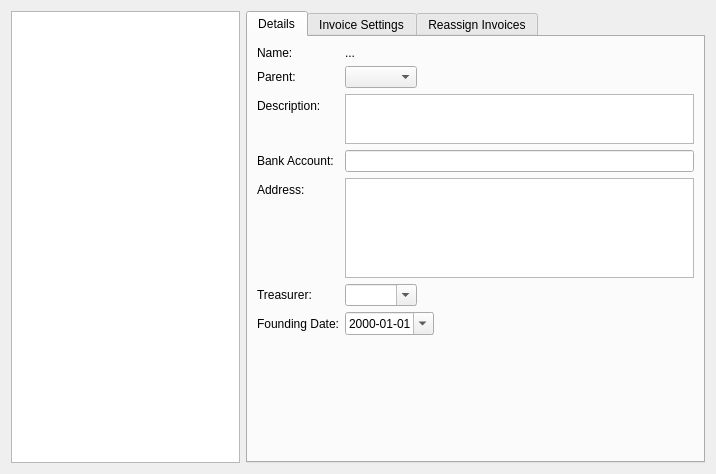
<?xml version="1.0" encoding="UTF-8"?>
<ui version="4.0">
 <class>sectionEditForm</class>
 <widget class="QWidget" name="sectionEditForm">
  <property name="geometry">
   <rect>
    <x>0</x>
    <y>0</y>
    <width>716</width>
    <height>474</height>
   </rect>
  </property>
  <property name="windowTitle">
   <string>Edit Sections</string>
  </property>
  <property name="windowIcon">
   <iconset resource="../PiTres.qrc">
    <normaloff>:/icons/resources/icons/folder_new.png</normaloff>:/icons/resources/icons/folder_new.png</iconset>
  </property>
  <layout class="QHBoxLayout" name="horizontalLayout" stretch="1,2">
   <item>
    <layout class="QVBoxLayout" name="verticalLayout_2">
     <item>
      <widget class="QListView" name="sectionList"/>
     </item>
    </layout>
   </item>
   <item>
    <layout class="QVBoxLayout" name="verticalLayout">
     <item>
      <widget class="QTabWidget" name="tabWidget">
       <property name="currentIndex">
        <number>0</number>
       </property>
       <widget class="QWidget" name="edit">
        <attribute name="title">
         <string>Details</string>
        </attribute>
        <layout class="QVBoxLayout" name="verticalLayout_3">
         <item>
          <layout class="QFormLayout" name="formLayout_2">
           <property name="fieldGrowthPolicy">
            <enum>QFormLayout::ExpandingFieldsGrow</enum>
           </property>
           <item row="0" column="0">
            <widget class="QLabel" name="label">
             <property name="text">
              <string>Name:</string>
             </property>
            </widget>
           </item>
           <item row="0" column="1">
            <widget class="QLabel" name="labelName">
             <property name="text">
              <string>...</string>
             </property>
            </widget>
           </item>
           <item row="1" column="0">
            <widget class="QLabel" name="label_2">
             <property name="text">
              <string>Parent:</string>
             </property>
            </widget>
           </item>
           <item row="1" column="1">
            <widget class="QComboBox" name="editParent"/>
           </item>
           <item row="2" column="0">
            <widget class="QLabel" name="label_4">
             <property name="text">
              <string>Description:</string>
             </property>
            </widget>
           </item>
           <item row="2" column="1">
            <widget class="QPlainTextEdit" name="editDescription">
             <property name="maximumSize">
              <size>
               <width>16777215</width>
               <height>50</height>
              </size>
             </property>
            </widget>
           </item>
           <item row="3" column="0">
            <widget class="QLabel" name="label_5">
             <property name="text">
              <string>Bank Account:</string>
             </property>
            </widget>
           </item>
           <item row="3" column="1">
            <widget class="QLineEdit" name="editBankAccountNumber"/>
           </item>
           <item row="4" column="0">
            <widget class="QLabel" name="label_6">
             <property name="text">
              <string>Address:</string>
             </property>
            </widget>
           </item>
           <item row="4" column="1">
            <widget class="QPlainTextEdit" name="editAddress">
             <property name="maximumSize">
              <size>
               <width>16777215</width>
               <height>100</height>
              </size>
             </property>
            </widget>
           </item>
           <item row="5" column="0">
            <widget class="QLabel" name="label_7">
             <property name="text">
              <string>Treasurer:</string>
             </property>
            </widget>
           </item>
           <item row="5" column="1">
            <widget class="QComboBox" name="editTreasurer">
             <property name="editable">
              <bool>true</bool>
             </property>
             <property name="insertPolicy">
              <enum>QComboBox::NoInsert</enum>
             </property>
            </widget>
           </item>
           <item row="6" column="0">
            <widget class="QLabel" name="label_8">
             <property name="text">
              <string>Founding Date:</string>
             </property>
            </widget>
           </item>
           <item row="6" column="1">
            <widget class="QDateEdit" name="editFoundingDate">
             <property name="displayFormat">
              <string>yyyy-MM-dd</string>
             </property>
             <property name="calendarPopup">
              <bool>true</bool>
             </property>
            </widget>
           </item>
          </layout>
         </item>
         <item>
          <spacer name="verticalSpacer">
           <property name="orientation">
            <enum>Qt::Vertical</enum>
           </property>
           <property name="sizeHint" stdset="0">
            <size>
             <width>20</width>
             <height>40</height>
            </size>
           </property>
          </spacer>
         </item>
        </layout>
       </widget>
       <widget class="QWidget" name="invoice">
        <attribute name="title">
         <string>Invoice Settings</string>
        </attribute>
        <layout class="QVBoxLayout" name="verticalLayout_5">
         <item>
          <layout class="QFormLayout" name="formLayout">
           <item row="0" column="0">
            <widget class="QLabel" name="label_10">
             <property name="text">
              <string>Amount:</string>
             </property>
            </widget>
           </item>
           <item row="0" column="1">
            <widget class="QDoubleSpinBox" name="editAmount">
             <property name="minimum">
              <double>1.000000000000000</double>
             </property>
             <property name="maximum">
              <double>9999.989999999999782</double>
             </property>
            </widget>
           </item>
           <item row="1" column="0">
            <widget class="QLabel" name="label_3">
             <property name="text">
              <string>Specialized Text:</string>
             </property>
            </widget>
           </item>
           <item row="2" column="0">
            <widget class="QLabel" name="label_11">
             <property name="text">
              <string>Logo:</string>
             </property>
            </widget>
           </item>
           <item row="1" column="1">
            <widget class="QTabWidget" name="tabWidget_2">
             <property name="tabPosition">
              <enum>QTabWidget::South</enum>
             </property>
             <property name="currentIndex">
              <number>0</number>
             </property>
             <widget class="QWidget" name="tab">
              <attribute name="title">
               <string>German</string>
              </attribute>
              <layout class="QVBoxLayout" name="verticalLayout_6">
               <property name="margin">
                <number>0</number>
               </property>
               <item>
                <widget class="QPlainTextEdit" name="invoiceText_de"/>
               </item>
              </layout>
             </widget>
             <widget class="QWidget" name="tab_2">
              <attribute name="title">
               <string>English</string>
              </attribute>
              <layout class="QVBoxLayout" name="verticalLayout_7">
               <property name="margin">
                <number>0</number>
               </property>
               <item>
                <widget class="QPlainTextEdit" name="invoiceText_en"/>
               </item>
              </layout>
             </widget>
             <widget class="QWidget" name="tab_3">
              <attribute name="title">
               <string>French</string>
              </attribute>
              <layout class="QVBoxLayout" name="verticalLayout_8">
               <property name="margin">
                <number>0</number>
               </property>
               <item>
                <widget class="QPlainTextEdit" name="invoiceText_fr"/>
               </item>
              </layout>
             </widget>
             <widget class="QWidget" name="tab_4">
              <attribute name="title">
               <string>Italian</string>
              </attribute>
              <layout class="QVBoxLayout" name="verticalLayout_9">
               <property name="margin">
                <number>0</number>
               </property>
               <item>
                <widget class="QPlainTextEdit" name="invoiceText_it"/>
               </item>
              </layout>
             </widget>
            </widget>
           </item>
           <item row="2" column="1">
            <layout class="QVBoxLayout" name="verticalLayout_10">
             <item>
              <widget class="QComboBox" name="logoType">
               <item>
                <property name="text">
                 <string>File</string>
                </property>
               </item>
               <item>
                <property name="text">
                 <string>SVG Data</string>
                </property>
               </item>
              </widget>
             </item>
             <item>
              <widget class="QStackedWidget" name="logoTypeStack">
               <property name="currentIndex">
                <number>0</number>
               </property>
               <widget class="QWidget" name="pageFileChoose">
                <layout class="QVBoxLayout" name="verticalLayout_11">
                 <property name="margin">
                  <number>0</number>
                 </property>
                 <item>
                  <layout class="QHBoxLayout" name="horizontalLayout_4">
                   <item>
                    <widget class="QLineEdit" name="invoiceLogoFile"/>
                   </item>
                   <item>
                    <widget class="QPushButton" name="btnInvoiceLogo">
                     <property name="text">
                      <string>Choose</string>
                     </property>
                    </widget>
                   </item>
                  </layout>
                 </item>
                 <item>
                  <spacer name="verticalSpacer_2">
                   <property name="orientation">
                    <enum>Qt::Vertical</enum>
                   </property>
                   <property name="sizeHint" stdset="0">
                    <size>
                     <width>20</width>
                     <height>40</height>
                    </size>
                   </property>
                  </spacer>
                 </item>
                </layout>
               </widget>
               <widget class="QWidget" name="pageSvgData">
                <layout class="QHBoxLayout" name="horizontalLayout_2">
                 <property name="margin">
                  <number>0</number>
                 </property>
                 <item>
                  <widget class="QPlainTextEdit" name="invoiceLogoContent"/>
                 </item>
                </layout>
               </widget>
              </widget>
             </item>
            </layout>
           </item>
          </layout>
         </item>
        </layout>
       </widget>
       <widget class="QWidget" name="reassign">
        <attribute name="title">
         <string>Reassign Invoices</string>
        </attribute>
        <layout class="QVBoxLayout" name="verticalLayout_4">
         <item>
          <widget class="QLabel" name="label_9">
           <property name="text">
            <string>&lt;html&gt;&lt;head/&gt;&lt;body&gt;&lt;p&gt;Invoicese which must be assigned to this Section, based on the founding date, payment date and the membership of the People.&lt;/p&gt;&lt;/body&gt;&lt;/html&gt;</string>
           </property>
           <property name="wordWrap">
            <bool>true</bool>
           </property>
          </widget>
         </item>
         <item>
          <widget class="QTableView" name="tableInvoices"/>
         </item>
         <item>
          <layout class="QHBoxLayout" name="horizontalLayout_3">
           <item>
            <spacer name="horizontalSpacer_2">
             <property name="orientation">
              <enum>Qt::Horizontal</enum>
             </property>
             <property name="sizeHint" stdset="0">
              <size>
               <width>40</width>
               <height>20</height>
              </size>
             </property>
            </spacer>
           </item>
           <item>
            <widget class="QPushButton" name="btnReassign">
             <property name="text">
              <string>Reassign</string>
             </property>
             <property name="icon">
              <iconset resource="../PiTres.qrc">
               <normaloff>:/icons/resources/icons/adjust_members.png</normaloff>:/icons/resources/icons/adjust_members.png</iconset>
             </property>
            </widget>
           </item>
          </layout>
         </item>
        </layout>
       </widget>
      </widget>
     </item>
    </layout>
   </item>
  </layout>
  <action name="actionSave">
   <property name="text">
    <string>Save</string>
   </property>
  </action>
 </widget>
 <resources>
  <include location="../PiTres.qrc"/>
 </resources>
 <connections>
  <connection>
   <sender>editParent</sender>
   <signal>currentIndexChanged(int)</signal>
   <receiver>actionSave</receiver>
   <slot>trigger()</slot>
   <hints>
    <hint type="sourcelabel">
     <x>391</x>
     <y>63</y>
    </hint>
    <hint type="destinationlabel">
     <x>-1</x>
     <y>-1</y>
    </hint>
   </hints>
  </connection>
  <connection>
   <sender>editDescription</sender>
   <signal>textChanged()</signal>
   <receiver>actionSave</receiver>
   <slot>trigger()</slot>
   <hints>
    <hint type="sourcelabel">
     <x>527</x>
     <y>103</y>
    </hint>
    <hint type="destinationlabel">
     <x>-1</x>
     <y>-1</y>
    </hint>
   </hints>
  </connection>
  <connection>
   <sender>editBankAccountNumber</sender>
   <signal>textChanged(QString)</signal>
   <receiver>actionSave</receiver>
   <slot>trigger()</slot>
   <hints>
    <hint type="sourcelabel">
     <x>527</x>
     <y>143</y>
    </hint>
    <hint type="destinationlabel">
     <x>-1</x>
     <y>-1</y>
    </hint>
   </hints>
  </connection>
  <connection>
   <sender>editAddress</sender>
   <signal>textChanged()</signal>
   <receiver>actionSave</receiver>
   <slot>trigger()</slot>
   <hints>
    <hint type="sourcelabel">
     <x>527</x>
     <y>208</y>
    </hint>
    <hint type="destinationlabel">
     <x>-1</x>
     <y>-1</y>
    </hint>
   </hints>
  </connection>
  <connection>
   <sender>editTreasurer</sender>
   <signal>currentIndexChanged(int)</signal>
   <receiver>actionSave</receiver>
   <slot>trigger()</slot>
   <hints>
    <hint type="sourcelabel">
     <x>391</x>
     <y>273</y>
    </hint>
    <hint type="destinationlabel">
     <x>-1</x>
     <y>-1</y>
    </hint>
   </hints>
  </connection>
  <connection>
   <sender>editFoundingDate</sender>
   <signal>dateChanged(QDate)</signal>
   <receiver>actionSave</receiver>
   <slot>trigger()</slot>
   <hints>
    <hint type="sourcelabel">
     <x>406</x>
     <y>299</y>
    </hint>
    <hint type="destinationlabel">
     <x>-1</x>
     <y>-1</y>
    </hint>
   </hints>
  </connection>
  <connection>
   <sender>editAmount</sender>
   <signal>valueChanged(double)</signal>
   <receiver>actionSave</receiver>
   <slot>trigger()</slot>
   <hints>
    <hint type="sourcelabel">
     <x>397</x>
     <y>44</y>
    </hint>
    <hint type="destinationlabel">
     <x>-1</x>
     <y>-1</y>
    </hint>
   </hints>
  </connection>
  <connection>
   <sender>invoiceText_de</sender>
   <signal>textChanged()</signal>
   <receiver>actionSave</receiver>
   <slot>trigger()</slot>
   <hints>
    <hint type="sourcelabel">
     <x>529</x>
     <y>147</y>
    </hint>
    <hint type="destinationlabel">
     <x>-1</x>
     <y>-1</y>
    </hint>
   </hints>
  </connection>
  <connection>
   <sender>invoiceText_en</sender>
   <signal>textChanged()</signal>
   <receiver>actionSave</receiver>
   <slot>trigger()</slot>
   <hints>
    <hint type="sourcelabel">
     <x>411</x>
     <y>77</y>
    </hint>
    <hint type="destinationlabel">
     <x>-1</x>
     <y>-1</y>
    </hint>
   </hints>
  </connection>
  <connection>
   <sender>invoiceText_fr</sender>
   <signal>textChanged()</signal>
   <receiver>actionSave</receiver>
   <slot>trigger()</slot>
   <hints>
    <hint type="sourcelabel">
     <x>411</x>
     <y>77</y>
    </hint>
    <hint type="destinationlabel">
     <x>-1</x>
     <y>-1</y>
    </hint>
   </hints>
  </connection>
  <connection>
   <sender>invoiceText_it</sender>
   <signal>textChanged()</signal>
   <receiver>actionSave</receiver>
   <slot>trigger()</slot>
   <hints>
    <hint type="sourcelabel">
     <x>411</x>
     <y>77</y>
    </hint>
    <hint type="destinationlabel">
     <x>-1</x>
     <y>-1</y>
    </hint>
   </hints>
  </connection>
  <connection>
   <sender>invoiceLogoFile</sender>
   <signal>textChanged(QString)</signal>
   <receiver>actionSave</receiver>
   <slot>trigger()</slot>
   <hints>
    <hint type="sourcelabel">
     <x>491</x>
     <y>302</y>
    </hint>
    <hint type="destinationlabel">
     <x>-1</x>
     <y>-1</y>
    </hint>
   </hints>
  </connection>
  <connection>
   <sender>invoiceLogoContent</sender>
   <signal>textChanged()</signal>
   <receiver>actionSave</receiver>
   <slot>trigger()</slot>
   <hints>
    <hint type="sourcelabel">
     <x>529</x>
     <y>374</y>
    </hint>
    <hint type="destinationlabel">
     <x>-1</x>
     <y>-1</y>
    </hint>
   </hints>
  </connection>
  <connection>
   <sender>logoType</sender>
   <signal>currentIndexChanged(int)</signal>
   <receiver>logoTypeStack</receiver>
   <slot>setCurrentIndex(int)</slot>
   <hints>
    <hint type="sourcelabel">
     <x>388</x>
     <y>270</y>
    </hint>
    <hint type="destinationlabel">
     <x>385</x>
     <y>396</y>
    </hint>
   </hints>
  </connection>
 </connections>
</ui>
